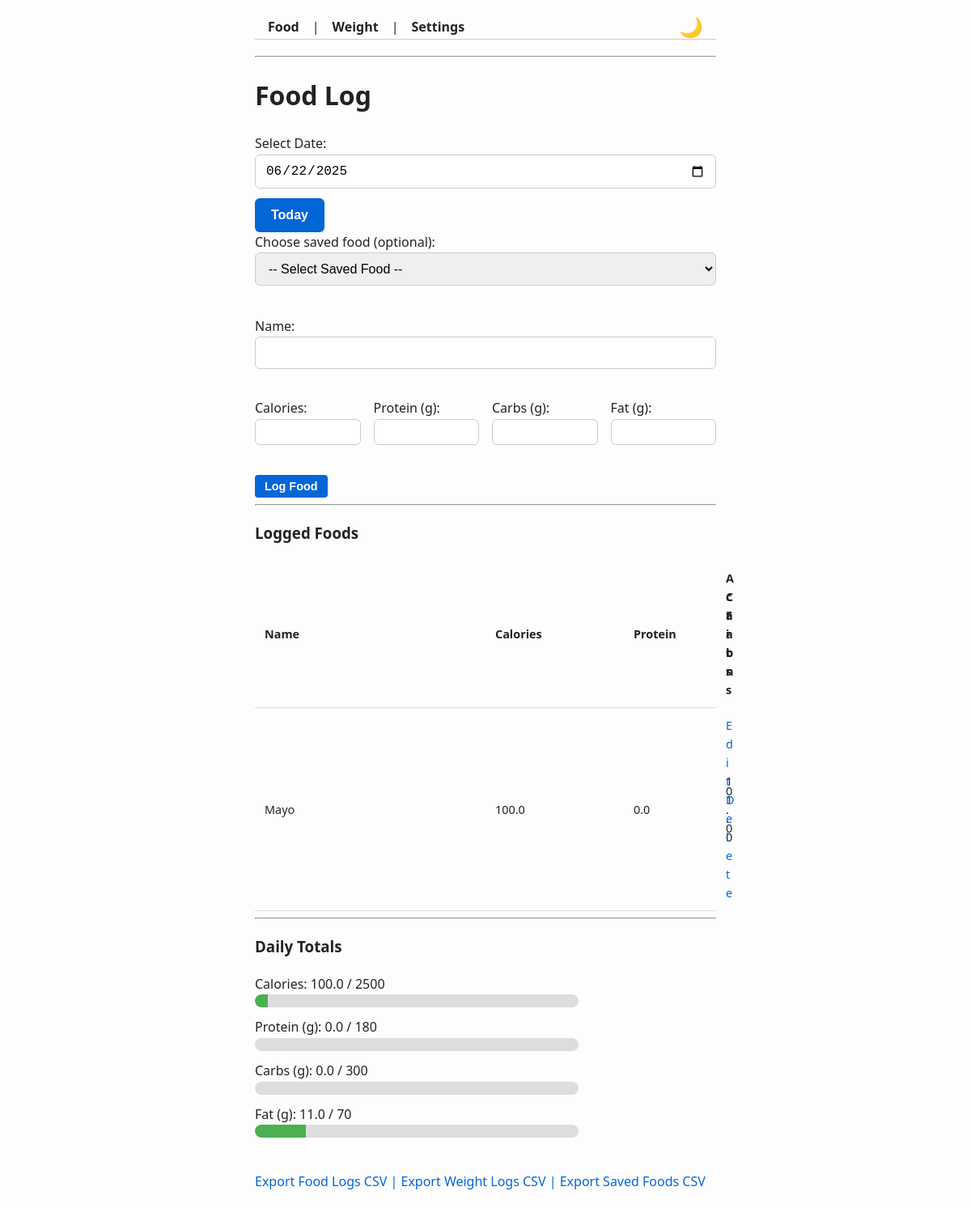
The app's page /food with its own data.
### tables this page shows
CREATE TABLE food_logs (
    id INTEGER PRIMARY KEY AUTOINCREMENT,
    name TEXT NOT NULL,
    calories REAL NOT NULL,
    protein REAL,
    carbs REAL,
    fat REAL,
    date TEXT NOT NULL,
    timestamp TEXT DEFAULT CURRENT_TIMESTAMP
);

### main.py (the view, shortened to what this page needs)
@app.route("/food", methods=["GET", "POST"])
def food_log():
    selected_date = request.args.get("date", datetime.now().strftime("%Y-%m-%d"))
    with sqlite3.connect(DB_NAME) as conn:
        cur = conn.cursor()
        cur.execute("SELECT id, name, calories, protein, carbs, fat FROM food_logs WHERE date = ?", (selected_date,))
        food_entries = cur.fetchall()
        cur.execute("SELECT * FROM saved_foods")
        saved_foods = cur.fetchall()
    totals = {"calories": 0, "protein": 0, "carbs": 0, "fat": 0}
    for entry in food_entries:
        totals["calories"] += entry[2]
        totals["protein"] += entry[3]
        totals["carbs"] += entry[4]
        totals["fat"] += entry[5]
    now_date = datetime.now().strftime("%Y-%m-%d")
    macro_targets = {
        "calories": 2500,
        "protein": 180,
        "carbs": 300,
        "fat": 70,
    }
    return render_template(
        "food.html",
        title="Food Log",
        entries=food_entries,
        totals=totals,
        saved_foods=saved_foods,
        selected_date=selected_date,
        now_date=now_date,
        macro_targets=macro_targets,
    )

### main.py (called while the page is built)
def init_db():
    if not os.path.exists(DB_NAME):
        with sqlite3.connect(DB_NAME) as conn:
            with open("schema.sql", "r") as f:
                conn.executescript(f.read())

@app.before_request
def before_request():
    init_db()

### templates/food.html (shortened to what this page needs)
{% extends "base.html" %}
{% block content %}
<form method="GET" action="{{ url_for('food_log') }}" id="dateForm">
    <label for="date">Select Date:</label>
    <input type="date" id="date" name="date" value="{{ selected_date }}" required>
    <button type="button" id="todayBtn">Today</button>
</form>
<form method="POST" id="food-form">
    <label for="saved-foods">Choose saved food (optional):</label>
    <select id="saved-foods" name="saved_food" onchange="fillMacros()">
        <option value="">-- Select Saved Food --</option>
    </select><br><br>
  <label for="name">Name:</label><br>
  <input type="text" name="name" id="name" required><br><br>
  <div class="macros-row">
    <div class="macro-input">
      <label for="calories">Calories:</label><br>
      <input type="number" name="calories" id="calories" step="1" required>
    </div>
    <div class="macro-input">
      <label for="protein">Protein (g):</label><br>
      <input type="number" name="protein" id="protein" step="0.1">
    </div>
    <div class="macro-input">
      <label for="carbs">Carbs (g):</label><br>
      <input type="number" name="carbs" id="carbs" step="0.1">
    </div>
    <div class="macro-input">
      <label for="fat">Fat (g):</label><br>
      <input type="number" name="fat" id="fat" step="0.1">
    </div>
  </div>
  <br>
  <button type="submit">Log Food</button>
</form>
<hr>
<h3>Logged Foods</h3>
<table>
    <tr>
        <th>Name</th><th>Calories</th><th>Protein</th><th>Carbs</th><th>Fat</th><th>Actions</th>
    </tr>
    {% for entry in entries %}
    <tr>
        <td>{{ entry[1] }}</td>
        <td>{{ entry[2] }}</td>
        <td>{{ entry[3] }}</td>
        <td>{{ entry[4] }}</td>
        <td>{{ entry[5] }}</td>
        <td>
            <a href="{{ url_for('edit_food', food_id=entry[0]) }}">Edit</a>
            <a href="#" onclick="if(confirm('Delete this entry?')) { document.getElementById('delete-form-{{ entry[0] }}').submit(); } return false;">Delete</a>
        </td>
    </tr>
    {% endfor %}
</table>
<hr>
<h3>Daily Totals</h3>
<div class="totals">
  {% for key, label in [('calories', 'Calories'), ('protein', 'Protein (g)'), ('carbs', 'Carbs (g)'), ('fat', 'Fat (g)')] %}
    <div class="total-row">
      <div class="total-text">{{ label }}: {{ "%.1f"|format(totals[key]) }} / {{ macro_targets[key] }}</div>
      <div class="progress-bar" role="progressbar" aria-valuemin="0" aria-valuemax="{{ macro_targets[key] }}" aria-valuenow="{{ totals[key] }}">
        <div
          class="progress-fill"
          style="width: {{ (totals[key] / macro_targets[key]) * 100 if macro_targets[key] else 0 }}%;"
        ></div>
      </div>
    </div>
  {% endfor %}
</div>
{% endblock %}

### static/style.css (style rules this page uses)
* { box-sizing: border-box; }
body { font-family: 'Segoe UI', Tahoma, Geneva, Verdana, sans-serif; max-width: 600px; margin: 0 auto; padding: 20px 15px; background-color: #fdfdfd; color: #222; line-height: 1.6; transition: background-color 0.3s ease, color 0.3s ease; }
a { color: #0366d6; text-decoration: none; transition: color 0.3s ease; }
table { width: 100%; border-collapse: collapse; margin-top: 1rem; display: table; table-layout: fixed; }
th, td { padding: 10px 12px; text-align: left; border-bottom: 1px solid #ddd; font-size: 0.9rem; word-wrap: break-word; }
table th:nth-child(1), table td:nth-child(1) { width: 50%; }
table th:nth-child(2), table td:nth-child(2) { width: 30%; }
table th:nth-child(3), table td:nth-child(3) { width: 20%; }
input[type="text"], input[type="number"], input[type="date"], select { width: 100%; padding: 10px 12px; margin-bottom: 12px; border: 1px solid #ccc; border-radius: 6px; font-size: 1rem; transition: border-color 0.2s ease; }
button { padding: 12px 20px; border-radius: 6px; border: none; background-color: #0366d6; color: white; font-weight: 600; font-size: 1rem; cursor: pointer; transition: background-color 0.3s ease; }
form button[type="submit"] { padding: 6px 12px; font-size: 0.9rem; border-radius: 4px; }
input[name="calories"], input[name="protein"], input[name="carbs"], input[name="fat"] { width: 80px; padding: 6px 8px; font-size: 1rem; display: inline-block; margin-right: 10px; }
input[name="name"] { width: 100%; padding: 10px; font-size: 1rem; margin-bottom: 10px; box-sizing: border-box; }
.macros-row { display: flex; gap: 1rem; flex-wrap: wrap; }
.macro-input { flex: 1 1 80px; min-width: 70px; }
.macro-input input { width: 100%; padding: 6px 8px; font-size: 1rem; box-sizing: border-box; }
.totals { max-width: 400px; margin: 1em 0; }
.total-row { margin-bottom: 12px; display: flex; flex-direction: column; align-items: flex-start; font-size: 1rem; }
.progress-bar { background-color: #ddd; border-radius: 8px; height: 16px; width: 100%; overflow: hidden; position: relative; }
.progress-fill { background-color: #4caf50; height: 100%; width: 0%; border-radius: 8px 0 0 8px; transition: width 0.3s ease-in-out; }

### records on screen
food_logs: name "Mayo", calories "100.0", protein "0.0", carbs "0.0", fat "11.0"

### other values on screen
{{ title }} "Food Log"
{{ label }} "Calories" "Protein (g)" "Carbs (g)" "Fat (g)"
{{ "%.1f"|format(totals[key]) }} "100.0" "0.0" "0.0" "11.0"
{{ macro_targets[key] }} "2500" "180" "300" "70"
